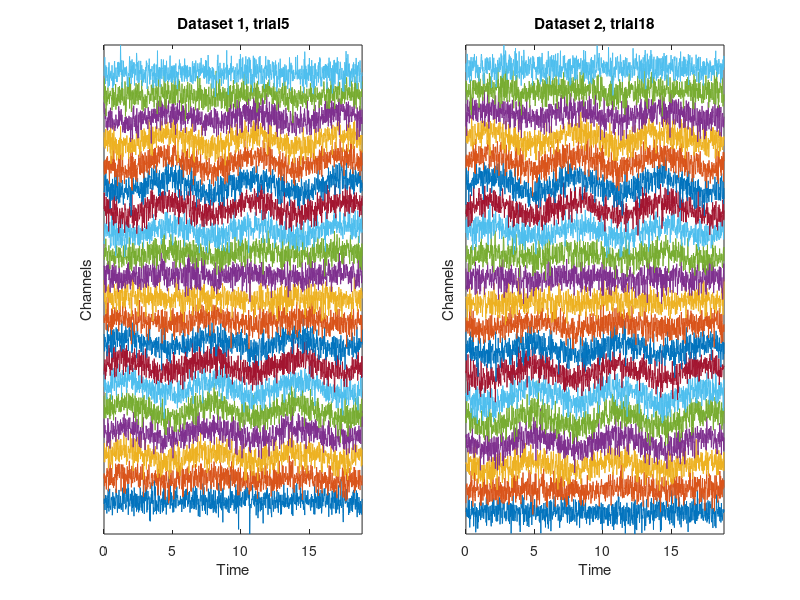
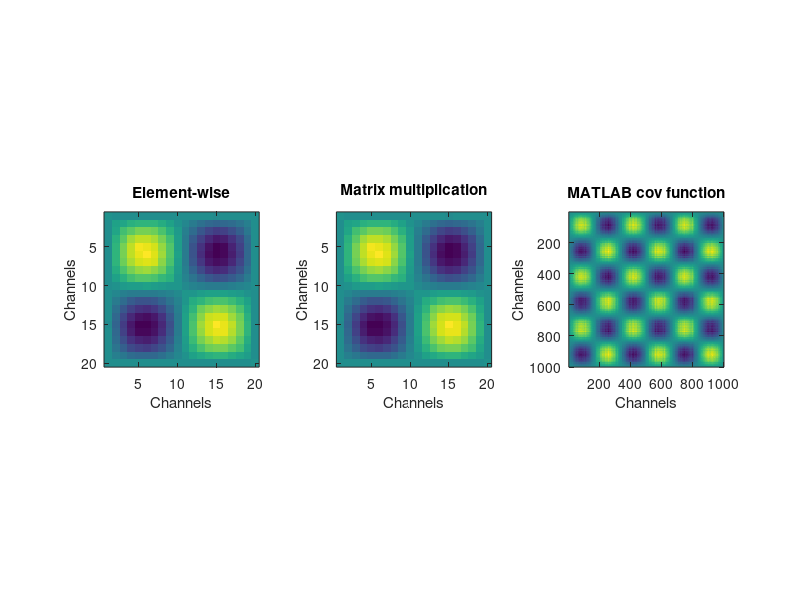
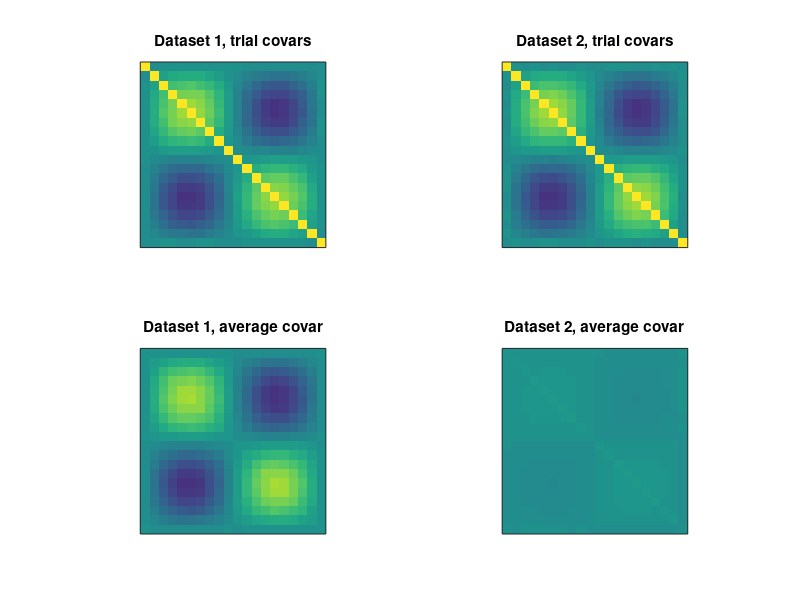

MATLAB code to generate these figures, in order:
%%
%     COURSE: Dimension reduction and source separation in neuroscience
%    SECTION: Creating and interpreting covariance matrices
%      VIDEO: MATLAB: covariance with simulated data
% Instructor: mikexcohen.com
%
%%

%% simulate data with covariance structure

% simulation parameters
N = 1000;     % time points
M =   20;     % channels
nTrials = 50; % number of trials

% time vector (radian units)
t = linspace(0,6*pi,N);

% initialize data matrices
data = cell(1,2);

% relationship across channels (imposing covariance)
chanrel = sin(linspace(0,2*pi,M))';


% loop over "trials" and generate data
for triali=1:nTrials
    
    % simulation 1
    data{1}(:,:,triali) = bsxfun(@times,repmat( sin(t),M,1 ),chanrel) + randn(M,N);
    
    % simulation 2
    data{2}(:,:,triali) = bsxfun(@times,repmat( sin(t+rand*2*pi),M,1 ),chanrel) + randn(M,N);
end

%% visual inspection of the time series data

figure(1), clf

for i=1:2
    subplot(1,2,i)
    
    % pick a random trial
    trial2plot = ceil(rand*nTrials);
    
    % show the data
    plot(t,bsxfun(@plus, squeeze(data{i}(:,:,trial2plot)) ,(1:M)'*3 ))
    
    % make the plot look a bit nicer
    set(gca,'ytick',[]), axis tight
    xlabel('Time'), ylabel('Channels')
    title([ 'Dataset ' num2str(i) ', trial' num2str(trial2plot) ])
end

%% compute covariance matrix element-wise

% initialize
covmat1 = zeros(M);

% compute the trial average (ERP)
dataave = mean(data{1},3);

% double-loop over channels and compute dot product scaled by N-1
for chani=1:M
    for chanj=1:M
        
        % mean-center data
        subi = dataave(chani,:) - mean(dataave(chani,:));
        subj = dataave(chanj,:) - mean(dataave(chanj,:));
        
        % compute covariance
        covmat1(chani,chanj) = sum( subi.*subj )/ (N-1);
    end % end chanj
end % end chani


%% covariance via matrix multiplication

% first mean-center (over time!)
dataaveM = bsxfun(@minus,dataave,mean(dataave,2));

% all pairwise dot products as the matrix times its transpose
covmat2 = dataaveM*dataaveM' / (N-1);

%% covariance using MATLAB's cov function

% note that cov will mean-center the data
covmat3 = cov(dataave);

% always check the size to make sure it's the correct orientation:
size(covmat3)

%% show the matrices

figure(2), clf

subplot(131), imagesc(covmat1)
axis square, title('Element-wise')
xlabel('Channels'), ylabel('Channels')

subplot(132), imagesc(covmat2)
axis square, title('Matrix multiplication')
xlabel('Channels'), ylabel('Channels')

subplot(133), imagesc(covmat3)
axis square, title('MATLAB cov function')
xlabel('Channels'), ylabel('Channels')

%% discussion

% What are the advantages and disadvantages 
% of each approach to computing the covariance matrix?

%% compare the covariance matrices for the two datasets

[covmat1,covmat2] = deal( zeros(M) );

for triali=1:nTrials
    
    %% dataset 1
    % extract data and mean-center
    tmpdat = squeeze( data{1}(:,:,triali) );
    tmpdat = bsxfun(@minus,tmpdat,mean(tmpdat,2));
    % compute covariance and add to matrix
    covmat1 = covmat1 + tmpdat*tmpdat'/(N-1);
    
    %% dataset 2
    % extract data and mean-center
    tmpdat = squeeze( data{2}(:,:,triali) );
    tmpdat = bsxfun(@minus,tmpdat,mean(tmpdat,2));
    % compute covariance and add to matrix
    covmat2 = covmat2 + tmpdat*tmpdat'/(N-1);
    
end

% finish the averaging
covmat1 = covmat1 / nTrials;
covmat2 = covmat2 / nTrials;

figure(3), clf
clim = [-1 1]*.7; % colormap
subplot(221), imagesc(covmat1)
axis square, title('Dataset 1, trial covars')
set(gca,'clim',clim,'xtick',[],'ytick',[])


subplot(222), imagesc(covmat2)
axis square, title('Dataset 2, trial covars')
set(gca,'clim',clim,'xtick',[],'ytick',[])


%% now repeat for average

% compute average
dataave1 = mean(data{1},3);
dataave2 = mean(data{2},3);

% covariance for data1
tmpdat  = bsxfun(@minus,dataave1,mean(dataave1,2));
covmat1 = tmpdat*tmpdat' / (N-1);

% covariance for data2
tmpdat  = bsxfun(@minus,dataave2,mean(dataave2,2));
covmat2 = tmpdat*tmpdat' / (N-1);


subplot(223), imagesc(covmat1)
axis square, title('Dataset 1, average covar')
set(gca,'clim',clim,'xtick',[],'ytick',[])


subplot(224), imagesc(covmat2)
axis square, title('Dataset 2, average covar')
set(gca,'clim',clim,'xtick',[],'ytick',[])

%% discussion

% Explain the differences in the results!

%%
